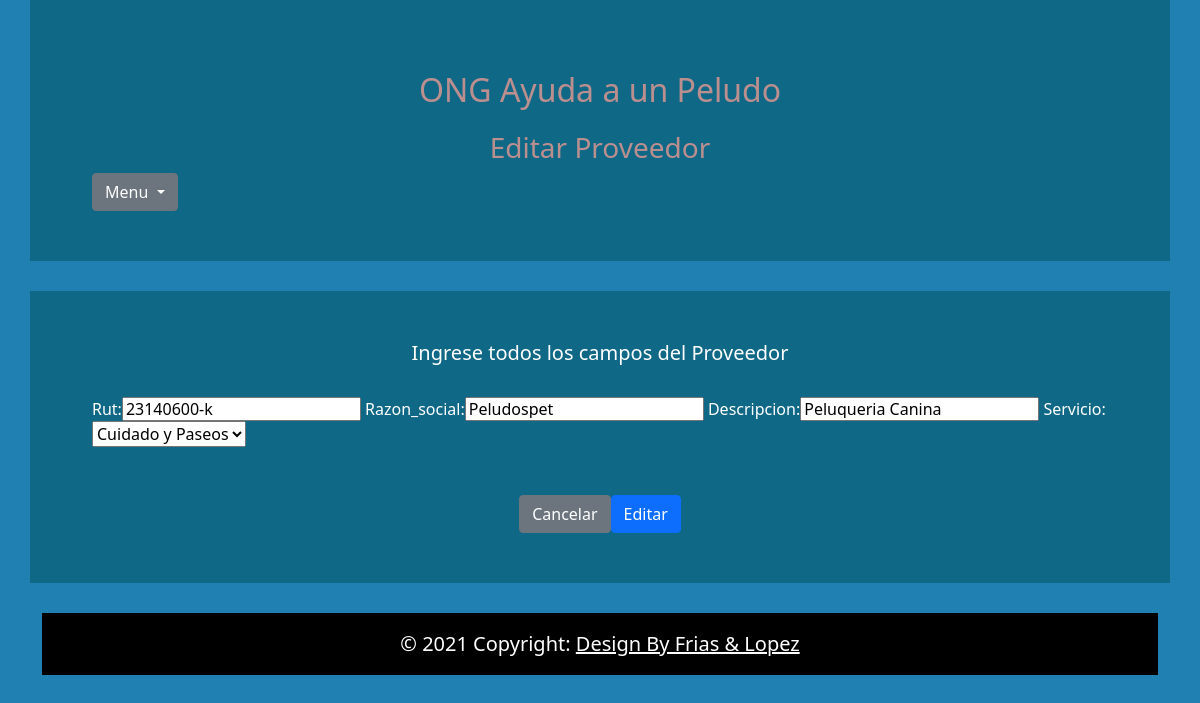
The page /modificar/23140600-k/ on the database its author committed.
### core/models.py (models this page shows, shortened)
class Proveedor(models.Model):
    rut = models.CharField(max_length=40, primary_key=True, verbose_name='rut')
    razon_social = models.CharField(max_length=50,verbose_name='razon_social')
    descripcion = models.CharField(max_length=200, null=True, blank=True, verbose_name='descripcion')
    Servicio = models.ForeignKey(Servicio, on_delete=models.CASCADE)

### core/views.py (the view)
# urls.py: path('modificar/<rut>/',modificar_proveedor, name="modificar_proveedor"),
def modificar_proveedor(request, rut):
    proveedor = get_object_or_404(Proveedor, rut=rut)
    datos = {
        'form': ProveedorFormulario(instance=proveedor)
    }
    if request.method == 'POST':
        modificarProveedor = ProveedorFormulario(data=request.POST, instance=proveedor)
        if modificarProveedor.is_valid():
           modificarProveedor.save()
           return redirect(to="listado-proveedor")
        datos["form"] = modificarProveedor
    return render(request, 'core/modificar.html', datos)

### core/forms.py
class ProveedorFormulario(forms.ModelForm):
    class Meta:
        model = Proveedor
        fields = ('rut', 'razon_social', 'descripcion', 'Servicio')

### core/models.py (called while the page is built)
    def __str__(self):
        return self.nombreServicio

### core/Templates/core/modificar.html (shortened to what this page needs)
<!DOCTYPE html>
<html lang="en">
    <head>
        {% load static %}
        <link rel="stylesheet" href="{% static 'core/css/bootstrap.min.css'%}">
        <link rel="stylesheet" href="{% static 'core//css/normalize.css'%}">
        <link href="{% static 'core/css/style.css'%}" rel="stylesheet">
</head>
<body>
    <div class="container">
        <div class="row justify-content-center">
            <div class="col-md-auto">
                <h1 class="titulo">
                    ONG Ayuda a un Peludo
                </h1>
                <p class="h3 titulosec text-capitalize">
                    Editar Proveedor
                </p>
            </div>
            <div class="dropdown">
                <button type="button" class="btn btn-secondary dropdown-toggle" data-toggle="dropdown">
                    Menu
                </button>
            </div>
        </div>
    {% block content %}
    <div class="container-fuid">
        <div class="row justify-content-center">
            <div class="col-sm-12">
                <p class="h5 pb-4 text-center">Ingrese todos los campos del Proveedor</p>
                    <form action="" method="post">
                        {{ form }}
                        <div class="d-flex justify-content-center mp-4 pt-5">
                            <input type="reset" value="Cancelar" class="btn btn-secondary">
                            <input type="submit" value="Editar" class="btn btn-primary">
                        </div>
                    </form>
            </div>
        </div>
    </div>
    {% endblock %}
    <footer class="lead bg-dark text-center text-white">
        <div class="text-center p-3" style="background-color:black;">© 2021 Copyright:
            <a class="text-white" href="#"><strong> Design By Frias & Lopez</strong></a>
        </div>
    </footer>
</body>
</html>

### core/static/core/css/style.css (style rules this page uses)
body { background-color:#1f80b1; }
.row { background-color:#085a70a2 ; padding: 50px; margin-bottom: 30px; color:white; }
.titulo { color:rosybrown; text-align: center; }
.titulosec { color:rosybrown; text-align: center; }

### rows shown on the page
Proveedor: rut "23140600-k", razon_social "Peludospet", descripcion "Peluqueria Canina", Servicio "Cuidado y Paseos"
